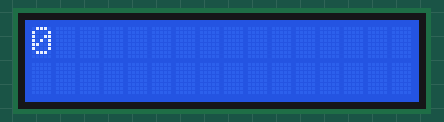
Recording of a sketch running on a simulated Arduino Uno, built with avr-gcc and run on an emulated ATmega328P. Shown: 16×2 character LCD.

Above: at 1.1 s.
At 5.1 s:
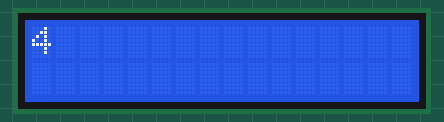
At 10.1 s:
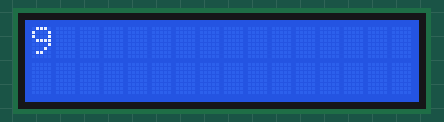
At 19.1 s:
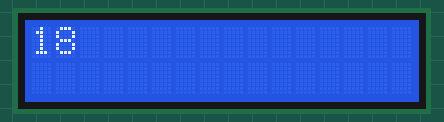
At 28.1 s:
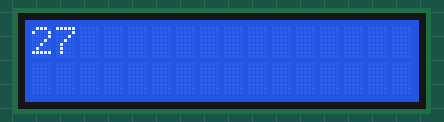
At 38.1 s:
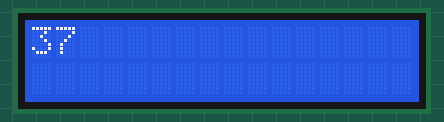

Measured:
- what the display in image 0 shows lasts 1.0 s, from 1.1 s to 2.1 s

The sketch:

lab5part1.ino
```cpp
#include <LiquidCrystal.h>

LiquidCrystal LcdDriver ( A5, A4, 5, 6, 7, 8 );

int count;
unsigned long timer;

void setup()
{
  LcdDriver.begin( 16 , 2 );
  LcdDriver.clear();
  count = 0;
  timer = millis();
}

void loop() {
  if ( millis() - timer >= 1000)
  {
    timer += 1000;
    LcdDriver.setCursor( 0 , 0);
    LcdDriver.print( count );
    count++;
  }

}
```
